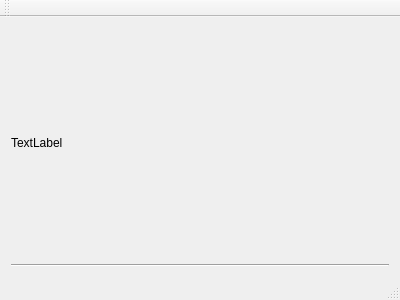
<?xml version="1.0" encoding="UTF-8"?>
<ui version="4.0">
 <class>MainWindow</class>
 <widget class="QMainWindow" name="MainWindow">
  <property name="geometry">
   <rect>
    <x>0</x>
    <y>0</y>
    <width>400</width>
    <height>300</height>
   </rect>
  </property>
  <property name="windowTitle">
   <string>MainWindow</string>
  </property>
  <widget class="QWidget" name="centralWidget">
   <layout class="QVBoxLayout" name="verticalLayout_2">
    <item>
     <widget class="QLabel" name="label">
      <property name="text">
       <string>TextLabel</string>
      </property>
     </widget>
    </item>
    <item>
     <widget class="Line" name="line">
      <property name="orientation">
       <enum>Qt::Horizontal</enum>
      </property>
     </widget>
    </item>
    <item>
     <layout class="QVBoxLayout" name="clients"/>
    </item>
   </layout>
  </widget>
  <widget class="QMenuBar" name="menuBar">
   <property name="geometry">
    <rect>
     <x>0</x>
     <y>0</y>
     <width>400</width>
     <height>19</height>
    </rect>
   </property>
  </widget>
  <widget class="QToolBar" name="mainToolBar">
   <attribute name="toolBarArea">
    <enum>TopToolBarArea</enum>
   </attribute>
   <attribute name="toolBarBreak">
    <bool>false</bool>
   </attribute>
  </widget>
  <widget class="QStatusBar" name="statusBar"/>
 </widget>
 <layoutdefault spacing="6" margin="11"/>
 <resources/>
 <connections/>
</ui>
